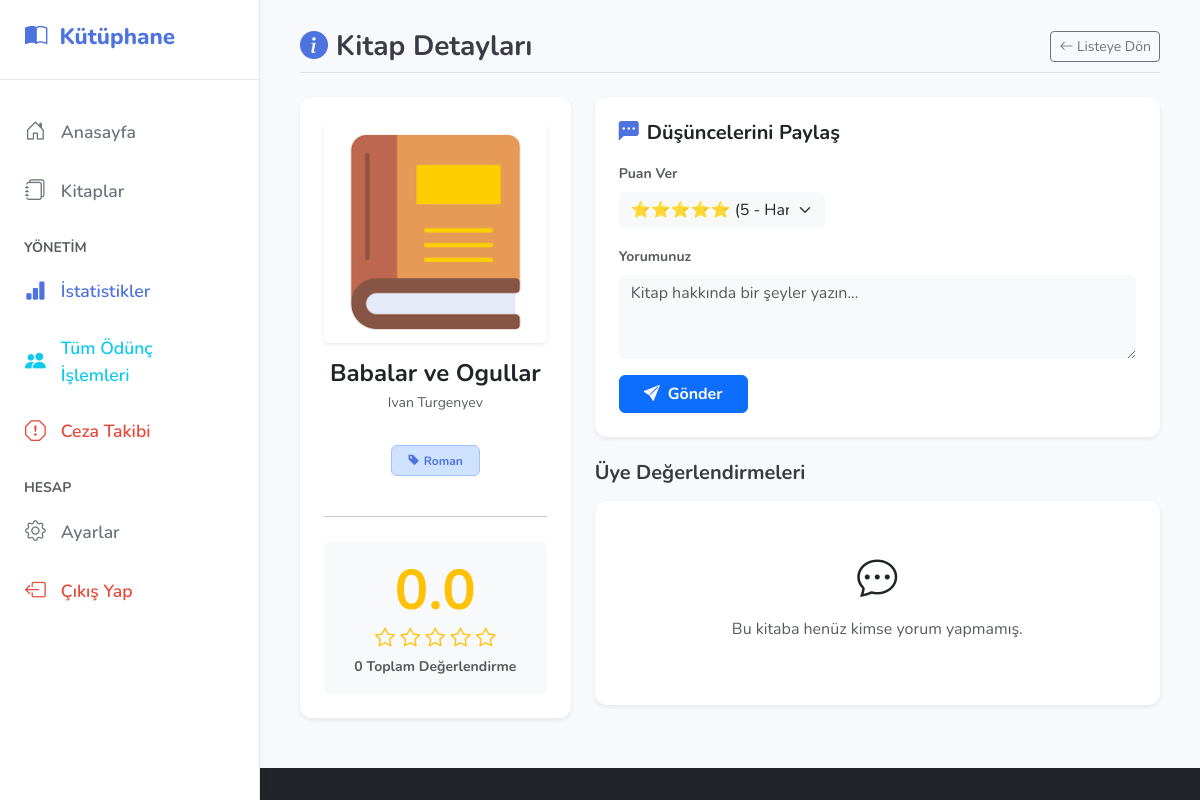
The app's page /src/ui/book_details.php?id=75 (signed in) with its own data.
### tables this page shows
CREATE TABLE `books` (
  `id` int(11) NOT NULL,
  `title` varchar(255) NOT NULL,
  `author` varchar(255) NOT NULL,
  `isbn` varchar(20) DEFAULT NULL,
  `publish_year` int(4) DEFAULT NULL,
  `genre` varchar(100) DEFAULT NULL,
  `shelf_location` varchar(50) DEFAULT NULL,
  `stock` int(11) DEFAULT 0,
  `cover_image` varchar(255) DEFAULT NULL,
  `category` varchar(50) DEFAULT 'Genel'
);

### src/services/BookService.php (called while the page is built, shortened)
<?php
require_once __DIR__ . '/../core/Database.php';
class BookService {
    private $db;
    public function __construct() {
        $database = new Database();
        $this->db = $database->getConnection();
    }
    public function getBookById($id) {
        try {
            $stmt = $this->db->prepare("SELECT * FROM books WHERE id = :id");
            $stmt->execute([':id' => $id]);
            return $stmt->fetch(PDO::FETCH_ASSOC);
        } catch (PDOException $e) {
            throw new Exception("Kitap bilgisi alınamadı: " . $e->getMessage());
        }
    }
}
?>

### src/core/Database.php (called while the page is built, shortened)
<?php
class Database {
    private $host = "localhost";
    private $db_name = "kutuphane_sistemi";
    private $username = "root";
    private $password = "";
    public function getConnection() {
        $this->conn = null;
        try {
        $this->conn = new PDO("mysql:host=" . $this->host . ";dbname=" . $this->db_name . ";charset=utf8mb4", $this->username, $this->password);
            $this->conn->exec("set names utf8");
            $this->conn->setAttribute(PDO::ATTR_ERRMODE,
             PDO::ERRMODE_EXCEPTION);
        } catch(PDOException $exception) {
            echo "Bağlantı hatası: " . $exception->getMessage();
        }
        return $this->conn;
    }
}
?>

### src/services/ReviewService.php (called while the page is built, shortened)
<?php
require_once __DIR__ . '/../core/Database.php';
class ReviewService {
    private $db;
    public function __construct() {
        $database = new Database();
        $this->db = $database->getConnection();
    }
    public function getBookAverageRating($bookId) {
        try {
            $query = "SELECT AVG(rating) as avg_rating, COUNT(*) as total_reviews FROM reviews WHERE book_id = :bid";
            $stmt = $this->db->prepare($query);
            $stmt->execute([':bid' => $bookId]);
            $result = $stmt->fetch(PDO::FETCH_ASSOC);
            return [
                'average' => $result['avg_rating'] ? number_format($result['avg_rating'], 1) : "0.0",
                'total' => $result['total_reviews']
            ];
        } catch (PDOException $e) {
            return ['average' => "0.0", 'total' => 0];
        }
    }
}
?>

### src/ui/book_details.php (the view, shortened to what this page needs)
<?php
require_once 'header.php';
require_once '../services/BookService.php';
require_once '../services/ReviewService.php';
$bookId = $_GET['id'];
$bookService = new BookService();
$reviewService = new ReviewService();
$book = $bookService->getBookById($bookId);
$reviews = $reviewService->getBookReviews($bookId);
$ratingStats = $reviewService->getBookAverageRating($bookId);
?>
<div class="d-flex justify-content-between align-items-center mb-4 pb-2 border-bottom">
    <h3 class="mb-0 text-gray-800"><i class="bi bi-info-circle-fill text-primary me-2"></i>Kitap Detayları</h3>
    <a href="list_books.php" class="btn btn-sm btn-outline-secondary"><i class="bi bi-arrow-left"></i> Listeye Dön</a>
</div>
<div class="row g-4">
    <div class="col-md-4">
        <div class="card border-0 shadow-sm text-center p-4 h-100">
            <?php $imagePath = !empty($book['cover_image']) ? $book['cover_image'] : 'default.png'; ?>
            <img src="../../assets/images/<?php echo $imagePath; ?>" alt="Kapak" class="img-fluid rounded mb-3 shadow-sm mx-auto" style="max-height: 320px; object-fit: contain;">
            <h4 class="fw-bold text-dark mb-1"><?php echo htmlspecialchars($book['title']); ?></h4>
            <p class="text-muted small"><?php echo htmlspecialchars($book['author']); ?></p>
            <div class="my-3">
                <span class="badge bg-primary-subtle text-primary border border-primary-subtle px-3 py-2">
                    <i class="bi bi-tag-fill me-1"></i><?php echo htmlspecialchars($book['genre']); ?>
                </span>
            </div>
            <hr class="my-4">
            <div class="rating-box bg-light p-3 rounded">
                <div class="display-4 fw-bold text-warning mb-0"><?php echo $ratingStats['average']; ?></div>
                <div class="text-warning fs-5">
                    <?php
                    for($i=1; $i<=5; $i++) {
                        echo $i <= round($ratingStats['average']) ? '<i class="bi bi-star-fill"></i> ' : '<i class="bi bi-star"></i> ';
                    }
                    ?>
                </div>
                <small class="text-muted fw-bold"><?php echo $ratingStats['total']; ?> Toplam Değerlendirme</small>
            </div>
        </div>
    </div>
    <div class="col-md-8">
        <div class="card border-0 shadow-sm mb-4">
            <div class="card-body p-4">
                <h5 class="fw-bold mb-3 text-dark"><i class="bi bi-chat-left-dots-fill text-primary me-2"></i>Düşüncelerini Paylaş</h5>
                <form method="POST">
                    <div class="row g-3">
                        <div class="col-md-5">
                            <label class="form-label small fw-bold text-muted">Puan Ver</label>
                            <select name="rating" class="form-select border-0 bg-light" required>
                                <option value="5">⭐⭐⭐⭐⭐ (5 - Harika)</option>
                            </select>
                        </div>
                        <div class="col-12">
                            <label class="form-label small fw-bold text-muted">Yorumunuz</label>
                            <textarea name="comment" class="form-control border-0 bg-light" rows="3" placeholder="Kitap hakkında bir şeyler yazın..." required></textarea>
                        </div>
                    </div>
                    <button type="submit" name="submit_review" class="btn btn-primary px-4 fw-bold mt-3">
                        <i class="bi bi-send-fill me-2"></i>Gönder
                    </button>
                </form>
            </div>
        </div>
        <h5 class="fw-bold mb-3 text-gray-800">Üye Değerlendirmeleri</h5>
        <?php if(empty($reviews)): ?>
            <div class="card border-0 shadow-sm text-center py-5">
                <i class="bi bi-chat-dots fs-1 text-gray-300"></i>
                <p class="text-muted mt-2">Bu kitaba henüz kimse yorum yapmamış.</p>
            </div>
        <?php endif; ?>
    </div>
</div>
<?php require_once 'footer.php'; ?>

### assets/style.css (style rules this page uses)
body { background-color: #f4f7f6; font-family: 'Nunito', sans-serif; color: #4a5568; margin: 0; padding: 0; }
.card { background: #ffffff; border: 1px solid #e3e6f0; border-radius: 12px; box-shadow: 0 4px 10px rgba(0,0,0,0.03); transition: transform 0.2s ease; }
.text-primary { color: #4e73df !important; }
h1, h2, h3, h4, h5, h6 { font-weight: 700; color: #3a3b45; }

### records on screen
books: cover_image (placeholder picture), title "Babalar ve Ogullar", author "Ivan Turgenyev", genre "Roman"

### other values on screen
$ratingStats['average'] "0.0"
$ratingStats['total'] "0"
